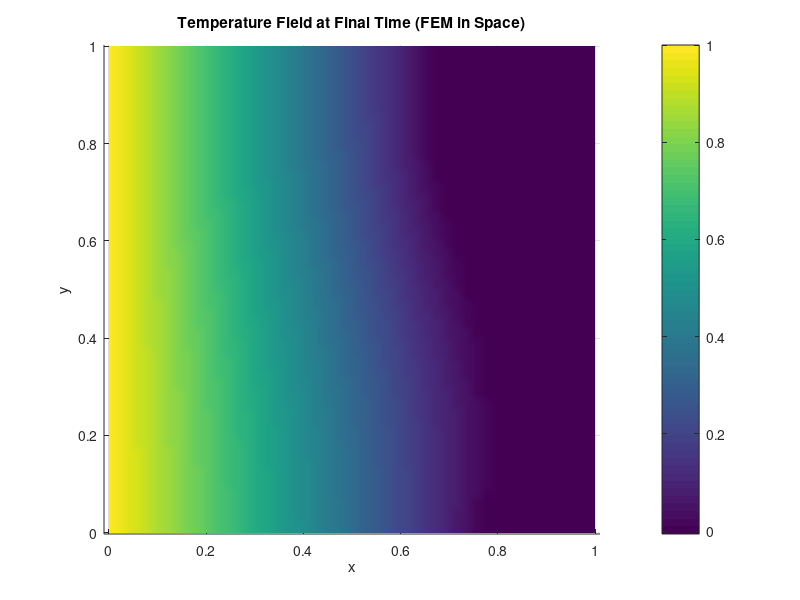

Here is the MATLAB script that generated this plot:
clear; clc;

% Physical parameters
rho = 1.0;    % density
cp  = 1.0;    % specific heat
kappa = 1.0;  % thermal conductivity
Latent = 1.0; % latent heat per unit mass
T0  = 1.0;    % hot boundary temperature
Tm  = 0.0;    % melting temperature

max_iter = 20; % Maximum Newton iterations

% Domain and mesh
Lx = 1.0; Ly = 1.0;
Nx = 50; Ny = 50;

% Create structured triangular mesh
[X, Y] = meshgrid(linspace(0, Lx, Nx), linspace(0, Ly, Ny));
X = X(:); Y = Y(:);

% Triangulation (each quad divided into 2 triangles)
tri = delaunay(X, Y);
Nnodes = length(X);
Nelems = size(tri, 1);

% Identify boundary nodes
tol = 1e-10;
left_nodes   = find(abs(X) < tol);
right_nodes  = find(abs(X - Lx) < tol);
bottom_nodes = find(abs(Y) < tol);
top_nodes    = find(abs(Y - Ly) < tol);

% Initial interface: x = 0.5 + 0.1*sin(2*pi*y)
interface = 0.5 + 0.1*sin(2*pi*Y);
liquid_mask = (X <= interface);

% Initialize fields
T = Tm * ones(Nnodes, 1);
H = cp * Tm * ones(Nnodes, 1);
T(liquid_mask) = T0;
H(liquid_mask) = cp*T0 + Latent;

% Pre-allocate triplet arrays
max_nz = Nelems * 9; % 3x3 local matrix per element
I_K = zeros(max_nz, 1); J_K = zeros(max_nz, 1); V_K = zeros(max_nz, 1);
I_M = zeros(max_nz, 1); J_M = zeros(max_nz, 1); V_M = zeros(max_nz, 1);
idx = 0;

for e = 1:Nelems
    nodes = tri(e, :);
    x_e = X(nodes);
    y_e = Y(nodes);
    
    % Element area
    area = 0.5 * abs(det([1, x_e(1), y_e(1);
                          1, x_e(2), y_e(2);
                          1, x_e(3), y_e(3)]));
    
    % Gradients of shape functions
    grad_b = [y_e(2) - y_e(3); y_e(3) - y_e(1); y_e(1) - y_e(2)] / (2*area);
    grad_c = [x_e(3) - x_e(2); x_e(1) - x_e(3); x_e(2) - x_e(1)] / (2*area);
    
    % Local mass matrix (consistent)
    M_local = (area / 12) * [2 1 1; 1 2 1; 1 1 2];
    
    % Local stiffness matrix
    K_local = area * (grad_b*grad_b' + grad_c*grad_c');
    
    % Vectorized stacking
    for loc_i = 1:3
        for loc_j = 1:3
            idx = idx + 1;
            I_K(idx) = nodes(loc_i);
            J_K(idx) = nodes(loc_j);
            V_K(idx) = K_local(loc_i, loc_j);
            
            I_M(idx) = nodes(loc_i);
            J_M(idx) = nodes(loc_j);
            V_M(idx) = M_local(loc_i, loc_j);
        end
    end
end

% Assemble sparse matrices
K = sparse(I_K, J_K, V_K, Nnodes, Nnodes);
M = sparse(I_M, J_M, V_M, Nnodes, Nnodes);

% Time-stepping parameters
dt = 0.0001;  % Smaller time step for stability
t_final = 0.1;
steps = floor(t_final / dt);

% Identify free DOFs (all except Dirichlet boundary)
free_dofs = setdiff(1:Nnodes, left_nodes);

% Lumped mass matrix for explicit scheme (more stable)
M_lumped = spdiags(sum(M, 2), 0, Nnodes, Nnodes);

inv_rho = 1 / rho;

% Time integration
for n = 1:steps
    H_old = H;

    % Newton-Raphson iteration for nonlinear solve
    for iter = 1:max_iter
        % 1. Calculate T from current guess of H (using phase change relation)
        T_guess = zeros(Nnodes, 1);
        dTdH = zeros(Nnodes, 1); % Derivative for Jacobian

        % Solid (H <= cp*Tm)
        mask_solid = (H <= cp*Tm);
        T_guess(mask_solid) = H(mask_solid) / cp;
        dTdH(mask_solid) = 1/cp;
        
        % Mushy (cp*Tm < H < cp*Tm + Latent)
        mask_mushy = (H > cp*Tm) & (H < cp*Tm + Latent);
        T_guess(mask_mushy) = Tm;
        dTdH(mask_mushy) = 0; % T doesn't change with H here
        
        % Liquid (H >= cp*Tm + Latent)
        mask_liquid = (H >= cp*Tm + Latent);
        T_guess(mask_liquid) = Tm + (H(mask_liquid) - cp*Tm - Latent) / cp;
        dTdH(mask_liquid) = 1/cp;

        % 2. Enforce Dirichlet BCs on T_guess
        T_guess(left_nodes) = T0;
        H(left_nodes) = cp*T0 + Latent;

        % 3. Calculate Residual
        Res = M * (H - H_old) + dt * (kappa * inv_rho) * (K * T_guess);
        Res(left_nodes) = 0; % Enforce BCs in residual

        % 4. Check convergence
        res_norm = norm(Res(free_dofs)); % Only check free DOFs
        if res_norm < tol
            break;
        end

        % 5. Assemble Jacobian
        K_tangent = K * spdiags(dTdH, 0, Nnodes, Nnodes);
        Jac = M + dt * (kappa * inv_rho) * K_tangent;

        delta_H = zeros(Nnodes, 1);
        delta_H(free_dofs) = -Jac(free_dofs, free_dofs) \ Res(free_dofs);

        % 6. Update H
        H = H + delta_H;
    end

    if iter == max_iter
        warning('Newton did not converge at step %d', n);
    end

    solid = (H < cp*Tm + 1e-10);  % Small tolerance
    liquid = (H > cp*Tm + Latent - 1e-10);
    mushy = ~solid & ~liquid;
    
    T(solid) = H(solid) / cp;
    T(mushy) = Tm;  % During phase change, T stays at Tm
    T(liquid) = Tm + (H(liquid) - cp*Tm - Latent) / cp;
    
    % Check for NaN
    if any(isnan(T))
        fprintf('NaN detected at step %d\n', n);
        break;
    end
    
    % Progress indicator
    if mod(n, 100) == 0
        fprintf('Step %d/%d, T range: [%.3f, %.3f]\n', n, steps, min(T), max(T));
    end
end

% Plot final temperature field
figure;
trisurf(tri, X, Y, T, 'EdgeColor', 'none');
view(2);
xlabel('x'); ylabel('y');
title('Temperature Field at Final Time (FEM in Space)');
colorbar;
shading interp;
axis equal tight;
